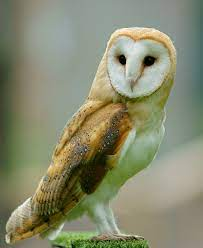
#> input picture output_image.png, 203 x 248 px
$ python lsbsteg_decode.py
#> lines starting #> are read from the running program, lines starting #| are printed output that depends on the picture
import cv2 as cv
import numpy as np

def pixv2bin(b,strl,c):
    if b[c // cols, c % cols] %2 == 1:
        strl=strl+'1'
    else:
        strl=strl+'0'
    return strl

#read image and display
in_img=cv.imread("output_image.png")
#> in_img is the input picture: shape (248, 203, 3); mean B, G, R 111.3, 138.3, 135.4
cv.imshow("input image",in_img)
cv.waitKey(0)

b,g,r=cv.split(in_img)
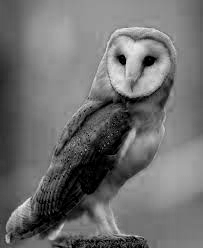
#> b: shape (248, 203); min 0, max 241, mean 111.3
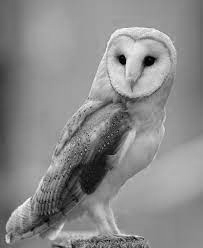
#> g: shape (248, 203); min 0, max 255, mean 138.3
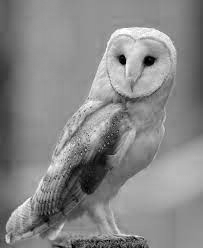
#> r: shape (248, 203); min 0, max 255, mean 135.4

rows=in_img.shape[0]
#> rows = 248
cols=in_img.shape[1]
#> cols = 203

strlen=' '
#finding length of message (first 16 bits)
for i in range(0,16):
    if(i%3==0):
        strlen=pixv2bin(b,strlen,i//3)
    if(i%3==1):
        strlen=pixv2bin(g,strlen,(i-1)//3)
    if(i%3==2):
        strlen=pixv2bin(r,strlen,(i-2)//3)
#> this loop made 16 passes
#> strlen on passes 1 to 12: ' 0', ' 00', ' 000', ' 0000', ' 00000', ' 000000', ' 0000000', ' 00000000', ' 000000000', ' 0000000000', ' 00000000000', ' 000000000000'

n=int(strlen,2)
#> n = 1

#decoding message
str_out_bin=''
for i in range(16,16+n*8):
    if(i%3==0):
        str_out_bin=pixv2bin(b,str_out_bin,i//3)
    if(i%3==1):
        str_out_bin=pixv2bin(g,str_out_bin,(i-1)//3)
    if(i%3==2):
        str_out_bin=pixv2bin(r,str_out_bin,(i-2)//3)
#> this loop made 8 passes
#> str_out_bin on passes 1 to 8: '0', '01', '011', '0110', '01100', '011000', '0110000', '01100001'
print(str_out_bin)
#| 01100001


#binary to string
str_out =''

for i in range(0, len(str_out_bin), 8):

    temp_data = str_out_bin[i:i + 8]
    decimal_data = int(temp_data,2)
    str_out = str_out + chr(decimal_data)
#> this loop made 1 pass
#> (temp_data, decimal_data, str_out) on pass 1: ('01100001', 97, 'a')

print("The Binary value after string conversion is:\n",str_out)
#| The Binary value after string conversion is:
#|  a
